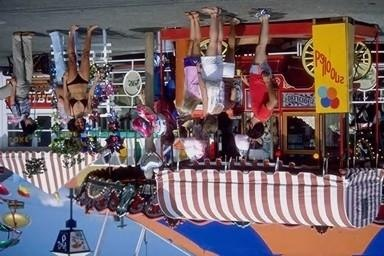
#> input picture aula8/Beach1inv.jpg, 384 x 256 px, given in place of Beach3.jpg, which was not available
$ jupyter execute aula8.ipynb
#> lines starting #> are read from the running program, lines starting #| are printed output that depends on the picture; pictures that were not available may be replaced by others from this repository, and a replacement may not be noted
#> further down, img is the input picture: shape (256, 384, 3); mean B, G, R 102.3, 97.5, 113.2
[cell 1]
import os
files_path = [os.path.abspath(x) for x in os.listdir('./') if x.endswith('.jpg')]
print(files_path)

[cell 2]
diretorio, arquivo = path, filename = os.path.split(files_path[0])
print(arquivo)

[cell 3]
import os
import cv2
import numpy as np
import matplotlib.pyplot as plt

files_path = [os.path.abspath(x) for x in os.listdir('./') if x.endswith('.jpg')]
#print(files_path)


def distancia(a, b):

    M = len(a)
    soma = 0

    for i in range(M):
        soma = soma + ((a[i]-b[i])**2)

    return np.sqrt(soma)


def histograma(img):

    WB = np.zeros(256)
    WG = np.zeros(256)
    WR = np.zeros(256)

    B = img[:,:,0]
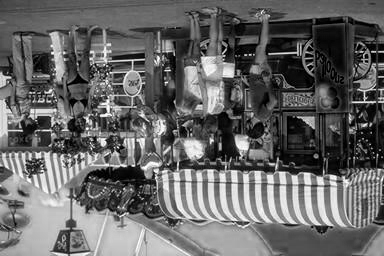
#> B: shape (256, 384); min 0, max 255, mean 102.3
    G = img[:,:,1]
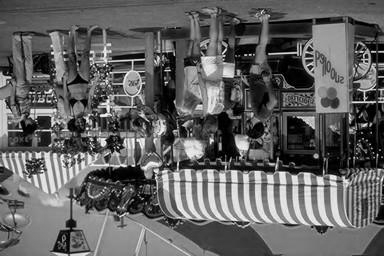
#> G: shape (256, 384); min 0, max 255, mean 97.5
    R = img[:,:,2]
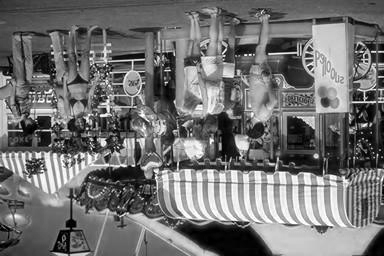
#> R: shape (256, 384); min 0, max 255, mean 113.2


    linhas, colunas, cores = img.shape
#> linhas = 256; colunas = 384; cores = 3

    #gerando valores do histograma
    for i in range(linhas):
        for j in range(colunas):
            WB[img[i,j]] = WB[img[i,j]] + 1
            WG[img[i,j]] = WG[img[i,j]] + 1
            WR[img[i,j]] = WR[img[i,j]] + 1
#> after the loop, WB = 256 values, max 2332 at index 0, min 69 at index 254, mean 1127.2; WG has the same summary as WB; WR has the same summary as WB

    #normalizando valores para pegar histogramas idependente da escala da imagem tendo valores entre 0 e 1
    for i in range(256):
        WB[i] = WB[i]/(linhas*colunas)
        WG[i] = WG[i]/(linhas*colunas)
        WR[i] = WR[i]/(linhas*colunas)
#> after the loop, WB = 256 values, max 0.0237 at index 0, min 0.000702 at index 254, mean 0.0115; WG has the same summary as WB; WR has the same summary as WB

    return np.append(np.append(WB,WG),WR)


img = cv2.imread('Beach3.jpg')
hist_consulta = histograma(img)
#> hist_consulta = 768 values, max 0.0237 at index 0, min 0.000702 at index 254, mean 0.0115
d = []


for i in files_path:
    direct, arq = os.path.split(i)
    imagem = cv2.imread(arq)
    hist = histograma(imagem)
#> hist has the same summary as hist_consulta
    d.append((distancia(hist_consulta, hist),arq))
#> in distancia, `M = len(a)`: M = 768
#> after the loop in distancia, `for i in range(M):`: soma = 0
#> pass 2 of the loop `for i in files_path:`:
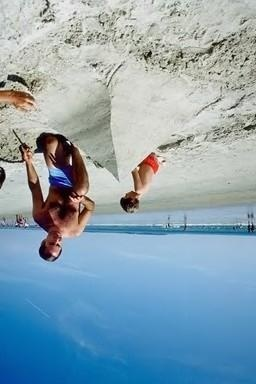
#> input picture aula8/Beach2inv.jpg, 256 x 384 px
#> imagem is the input picture: shape (384, 256, 3); mean B, G, R 178.6, 163.8, 138.2
#> B: shape (384, 256)
#> in histograma (call 3), `G = img[:,:,1]`:
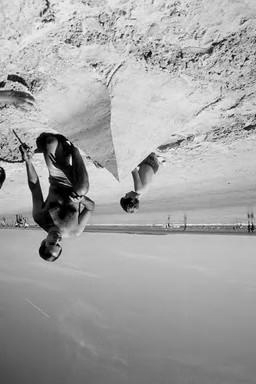
#> G: shape (384, 256); min 0, max 254, mean 163.8
#> in histograma (call 3), `R = img[:,:,2]`:
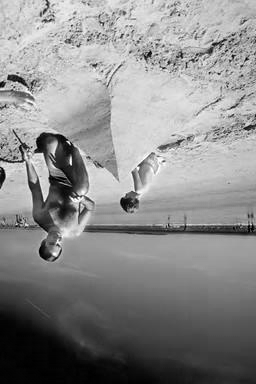
#> R: shape (384, 256); min 0, max 255, mean 138.2
#> after the loop in histograma (call 3), `for i in range(linhas):`: WB = 256 values, max 4184 at index 209, min 5 at index 252, mean 1140.5; WG has the same summary as WB; WR has the same summary as WB
#> after the loop in histograma (call 3), `for i in range(256):`: WB = 256 values, max 0.0426 at index 209, min 5.09e-05 at index 252, mean 0.0116; WG has the same summary as WB; WR has the same summary as WB
#> hist = 768 values, max 0.0426 at index 209, min 5.09e-05 at index 252, mean 0.0116
#> the loop in distancia (call 2), `for i in range(M):` made 768 passes
#> soma on passes 1 to 3: 0.000336, 0.000359, 0.000359
#> pass 3 of the loop `for i in files_path:`:
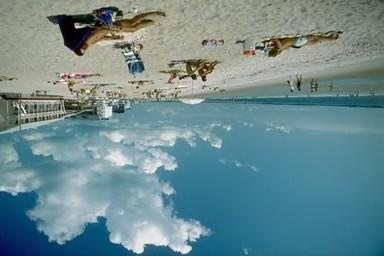
#> input picture aula8/Beach3inv.jpg, 384 x 256 px
#> imagem is the input picture: shape (256, 384, 3); mean B, G, R 143.1, 138.6, 108.3
#> B: shape (256, 384)
#> in histograma (call 4), `G = img[:,:,1]`:
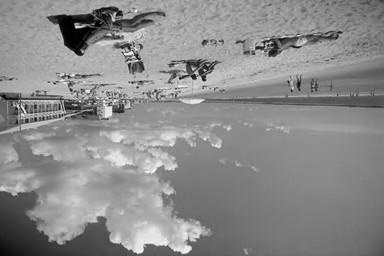
#> G: shape (256, 384); min 0, max 255, mean 138.6
#> in histograma (call 4), `R = img[:,:,2]`:
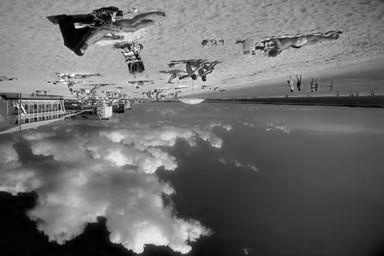
#> R: shape (256, 384); min 0, max 255, mean 108.3
#> after the loop in histograma (call 4), `for i in range(linhas):`: WB = 256 values, max 4190 at index 152, min 2 at index 253, mean 1144.9; WG has the same summary as WB; WR has the same summary as WB
#> after the loop in histograma (call 4), `for i in range(256):`: WB = 256 values, max 0.0426 at index 152, min 2.03e-05 at index 253, mean 0.0116; WG has the same summary as WB; WR has the same summary as WB
#> hist = 768 values, max 0.0426 at index 152, min 2.03e-05 at index 253, mean 0.0116
#> the loop made 4 passes; the first 3 are shown


print(sorted(d))

[cell 4]
import os
import cv2
import numpy as np
import matplotlib.pyplot as plt

files_path = [os.path.abspath(x) for x in os.listdir('./') if x.endswith('.jpg')]

def hist(img):
    WB = np.zeros(256)
    WG = np.zeros(256)
    WR = np.zeros(256)

    lin, col, c = img.shape
#> lin = 256; col = 384; c = 3

    B = img[:,:,0]
    G = img[:,:,1]
    R = img[:,:,2]

    for i in range(lin):
        for j in range(col):
            WB[B[i,j]] +=1
            WG[G[i,j]] +=1
            WR[R[i,j]] +=1

    for i in range(256):
        WB[i] = WB[i]/(lin*col) #normalização
        WG[i] = WG[i]/(lin*col) #normalização
        WR[i] = WR[i]/(lin*col) #normalização
    return np.append(np.append(WB,WG),WR)


def dist(hist_a,hist_b):#distancia euc
    M = len(hist_a)
    soma = 0
    for i in range(M):
        soma += (hist_a[i]-hist_b[i])**2
    return np.sqrt(soma)


img_consulta = cv2.imread('Beach3.jpg')
hist_consulta = hist(img_consulta)
#> hist_consulta = 768 values, max 0.0146 at index 256, min 2.03e-05 at index 510, mean 0.00391
hist_dist = []

for i in files_path:
    direct, arq = os.path.split(i)
    imagem = cv2.imread(arq)
    img_hist = hist(imagem)
#> img_hist has the same summary as hist_consulta
    hist_dist.append((dist(hist_consulta, img_hist),arq))
#> in dist, `M = len(hist_a)`: M = 768
#> after the loop in dist, `for i in range(M):`: soma = 0
#> pass 2 of the loop `for i in files_path:`:
#> img_hist = 768 values, max 0.0186 at index 209, min 0 at index 249, mean 0.00391
#> the loop in dist (call 2), `for i in range(M):` made 768 passes
#> soma on passes 1 to 3: 5.19e-05, 5.38e-05, 5.72e-05
#> pass 3 of the loop `for i in files_path:`:
#> img_hist = 768 values, max 0.0266 at index 152, min 0 at index 510, mean 0.00391
#> the loop made 4 passes; the first 3 are shown

print(sorted(hist_dist))
